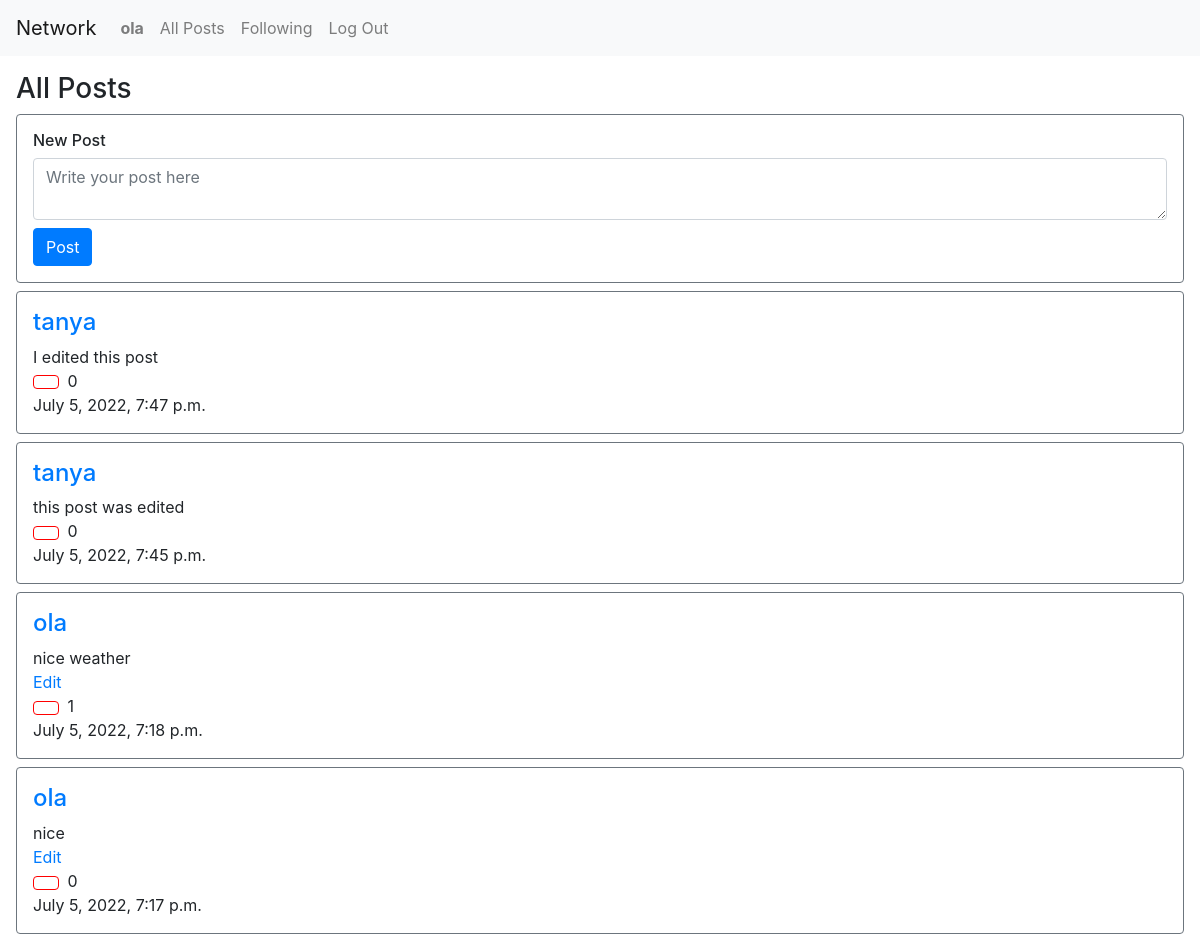
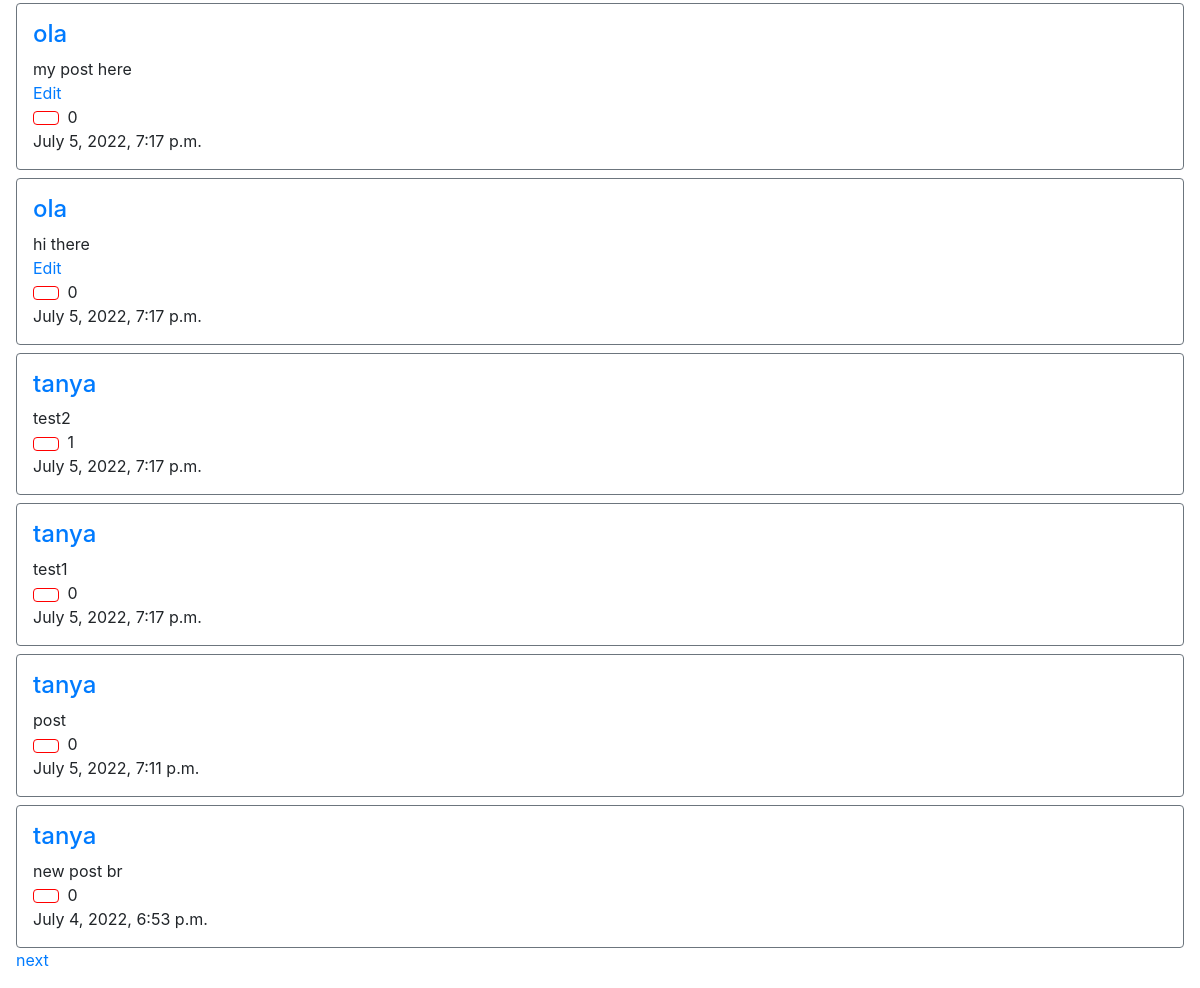
The app's page / (signed in) with its own data (2 pictures, top to bottom).
### network/models.py (models this page shows, shortened)
class User(AbstractUser):
    pass

class Post(models.Model):
    user = models.ForeignKey(User, on_delete=models.CASCADE, related_name="user")
    post = models.CharField(max_length=300)
    timestamp = models.DateTimeField()
    likes = models.IntegerField(default=0)

### network/views.py (the view)
# urls.py: path("", views.index, name="index"),
def index(request):
    if request.method == "POST":
        user = request.user
        post = request.POST["post"]
        timestamp = datetime.now()
        if post != "":
            Post.objects.create(user = user, post = post, timestamp = timestamp, likes = 0)
    posts = Post.objects.all().order_by('-timestamp')
    for post in posts:
        post.likes = Like.objects.filter(post=post.id).count()
        post.save()
    paginator = Paginator(posts, 10) #show 10 posts per page
    page_number = request.GET.get('page') #default
    page_obj = paginator.get_page(page_number) # a list of posts on a certain page
    return render(request, "network/index.html", {
        "page_obj": page_obj
    })

### network/templates/network/index.html (shortened to what this page needs)
{% extends "network/layout.html" %}
{% load static %}
{% block body %}
<div id="all-posts" class="p-3">
  <h3>All Posts</h3>
  <div class="border border-secondary rounded p-3">
    <h6>New Post</h6>
    <form id="new-post-form" action="{% url 'index' %}" method="post">
      <textarea class="form-control mb-2" id="new-post-text" name="post" placeholder="Write your post here"></textarea>
      <input type="submit" class="btn btn-primary" id="new-post-send" value="Post"/>
    </form>
  </div>
  <div>
    {% for post in page_obj %}
    <div class="border border-secondary rounded p-3 mt-2">
      <h4><a href="{% url 'profile' post.user.id %}">{{ post.user }}</a></h4>
      <div id="post-{{post.id}}">{{ post.post }}</div>
      {% if post.user.id == user.id %}
        <div id="edit" onclick="edit('{{ post.id }}')" class="text-primary">Edit</div>
      {% endif %}
      <button class="btn mr-1 d-inline-block" style="background-color:white; border-color: red;" id="like-btn-{{post.id}}" onclick="like('{{ post.id }}')"></button>
      <div id="like-count-{{post.id}}" class="d-inline-block">{{ post.likes }}</div>
      <div>{{ post.timestamp }}</div>
    </div>
    {% empty %}
      <li>no post</li>
    {% endfor %}
  </div>
  {% if page_obj.has_next %}
    <a href="?page={{ page_obj.next_page_number }}">next</a>
  {% endif %}
</div>
{% endblock %}

### network/templates/network/layout.html (shortened to what this page needs)
{% load static %}
<!DOCTYPE html>
<html lang="en">
    <head>
        <link rel="stylesheet" href="https://stackpath.bootstrapcdn.com/bootstrap/4.4.1/css/bootstrap.min.css">
        <link href="{% static 'network/styles.css' %}" rel="stylesheet">
    </head>
    <body>
        <nav class="navbar navbar-expand-lg navbar-light bg-light">
            <a class="navbar-brand" href="#">Network</a>
            <div>
              <ul class="navbar-nav mr-auto">
                {% if user.is_authenticated %}
                    <li class="nav-item">
                        <a class="nav-link" id="profile" href="{% url 'profile' user.id %}"><strong>{{ user.username }}</strong></a>
                    </li>
                {% endif %}
                <li class="nav-item">
                  <a class="nav-link" href="{% url 'index' %}">All Posts</a>
                </li>
                {% if user.is_authenticated %}
                    <li class="nav-item">
                        <a class="nav-link" id="following" href="{% url 'following' %}">Following</a>
                    </li>
                    <li class="nav-item">
                        <a class="nav-link" href="{% url 'logout' %}">Log Out</a>
                    </li>
                {% endif %}
              </ul>
            </div>
          </nav>
        <div class="body">
            {% block body %}
            {% endblock %}
        </div>
    </body>
</html>

### records on screen
User: username "ola"
Post: user "tanya", post "I edited this post", likes "0", timestamp "July 5, 2022, 7:47 p.m."
Post: user "tanya", post "this post was edited", likes "0", timestamp "July 5, 2022, 7:45 p.m."
Post: user "ola", post "nice weather", likes "1", timestamp "July 5, 2022, 7:18 p.m."
Post: user "ola", post "nice", likes "0", timestamp "July 5, 2022, 7:17 p.m."
Post: user "ola", post "my post here", likes "0", timestamp "July 5, 2022, 7:17 p.m."
Post: user "ola", post "hi there", likes "0", timestamp "July 5, 2022, 7:17 p.m."
Post: user "tanya", post "test2", likes "1", timestamp "July 5, 2022, 7:17 p.m."
Post: user "tanya", post "test1", likes "0", timestamp "July 5, 2022, 7:17 p.m."
Post: user "tanya", post "post", likes "0", timestamp "July 5, 2022, 7:11 p.m."
Post: user "tanya", post "new post br", likes "0", timestamp "July 4, 2022, 6:53 p.m."
